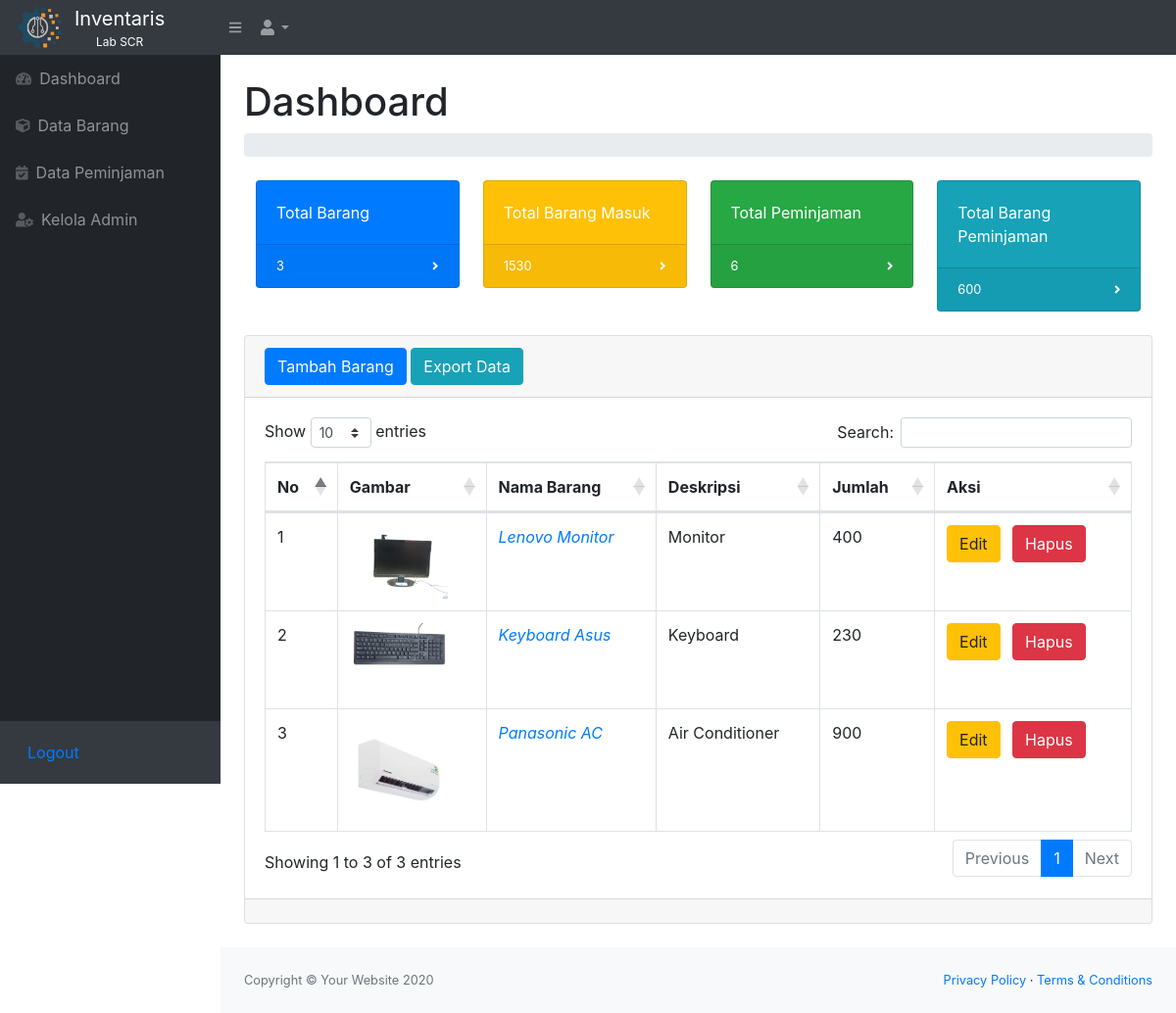
Page / (signed in) on the committed database.
### tables this page shows
CREATE TABLE `stock` (
  `idbarang` int(11) NOT NULL,
  `namabarang` varchar(30) NOT NULL,
  `deskripsi` varchar(30) NOT NULL,
  `stock` int(11) NOT NULL,
  `image` varchar(99) DEFAULT NULL
);

### function.php (called while the page is built, shortened)
<?php
$conn = mysqli_connect("localhost","root","","lb_scr");
function getTotalBarang()
{
    global $conn;
    $query = "SELECT COUNT(*) AS total FROM stock";
    $result = mysqli_query($conn, $query);
    $data = mysqli_fetch_assoc($result);
    return $data['total'];
}
function getTotalBarangMasuk()
{
    global $conn;
    $query = "SELECT SUM(stock) AS total FROM stock";
    $result = mysqli_query($conn, $query);
    $data = mysqli_fetch_assoc($result);
    return $data['total'];
}
function getTotalPeminjaman()
{
    global $conn;
    $query = "SELECT COUNT(*) AS total FROM peminjaman";
    $result = mysqli_query($conn, $query);
    $data = mysqli_fetch_assoc($result);
    return $data['total'];
}
function getTotalBarangPeminjaman()
{
    global $conn;
    $query = "SELECT SUM(jumlah) AS total FROM peminjaman";
    $result = mysqli_query($conn, $query);
    $data = mysqli_fetch_assoc($result);
    return $data['total'];
}
?>

### index.php (the view, shortened to what this page needs)
<?php
require 'function.php';
?>
<!DOCTYPE html>
<html lang="en">
    <head>
        <link href="css/styles.css" rel="stylesheet" />
        <link href="https://cdn.datatables.net/1.10.20/css/dataTables.bootstrap4.min.css" rel="stylesheet" />
    </head>
    <body class="sb-nav-fixed">
        <nav class="sb-topnav navbar navbar-expand navbar-dark bg-dark">
        <a class="navbar-brand" href="index.php">
            <div style="display: flex; align-items: center;">
                <img src="assets/img/Logo_SCR.png" alt="Logo" width="50" height="50">
                    <div style="margin-left: 10px; text-align: center;">
                        <span style="font-size: 20px; display: block;">Inventaris</span>
                        <span style="font-size: 12px; display: block;">Lab SCR</span>
                    </div>
            </div>
        </a>
        <button class="btn btn-link btn-sm order-1 order-lg-0" id="sidebarToggle" href="#"><i class="fas fa-bars"></i></button>
            <ul class="navbar-nav ml-auto ml-md-0">
                <li class="nav-item dropdown">
                    <a class="nav-link dropdown-toggle" id="userDropdlown" href="#" role="button" data-toggle="dropdown" aria-haspopup="true" aria-expanded="false"><i class="fas fa-user fa-fw"></i></a>
                </li>
            </ul>
        </nav>
        <div id="layoutSidenav">
            <div id="layoutSidenav_nav">
                <nav class="sb-sidenav accordion sb-sidenav-dark" id="sidenavAccordion">
                    <div class="sb-sidenav-menu">
                    <div class="nav">
                        <a class="nav-link" href="index.php">
                            <div class="sb-nav-link-icon"><i class="fas fa-tachometer-alt"></i></div>
                            Dashboard
                        </a>
                        <a class="nav-link" href="masuk.php">
                            <div class="sb-nav-link-icon"><i class="fas fa-cube"></i></div>
                            Data Barang
                        </a>
                        <a class="nav-link" href="peminjaman.php">
                            <div class="sb-nav-link-icon"><i class="fas fa-calendar-check"></i></div>
                            Data Peminjaman
                        </a>
                        <a class="nav-link" href="admin.php">
                            <div class="sb-nav-link-icon"><i class="fas fa-user-cog"></i></div>
                            Kelola Admin
                        </a>
                    </div>
                    </div>
                    <div class="sb-sidenav-footer">
                    <a class="nav-link" href="logout.php">
                        Logout
                    </a>
                    </div>
                </nav>
                </div>
            <div id="layoutSidenav_content">
                <main>
                    <div class="container-fluid">
                        <h1 class="mt-4">Dashboard</h1>
                        <ol class="breadcrumb mb-4">
                        </ol>
                       <div class="row">
                       <div class="container">
                        <div class="row">
                            <div class="col-xl-3 col-md-6">
                                <div class="card bg-primary text-white mb-4">
                                    <div class="card-body">
                                        Total Barang
                                    </div>
                                    <div class="card-footer d-flex align-items-center justify-content-between">
                                        <div class="small text-white"><?= getTotalBarang(); ?></div>
                                        <div class="small text-white"><i class="fas fa-angle-right"></i></div>
                                    </div>
                                </div>
                            </div>
                            <div class="col-xl-3 col-md-6">
                                <div class="card bg-warning text-white mb-4">
                                    <div class="card-body">
                                        Total Barang Masuk
                                    </div>
                                    <div class="card-footer d-flex align-items-center justify-content-between">
                                        <div class="small text-white"><?= getTotalBarangMasuk(); ?></div>
                                        <div class="small text-white"><i class="fas fa-angle-right"></i></div>
                                    </div>
                                </div>
                            </div>
                            <div class="col-xl-3 col-md-6">
                                <div class="card bg-success text-white mb-4">
                                    <div class="card-body">
                                        Total Peminjaman
                                    </div>
                                    <div class="card-footer d-flex align-items-center justify-content-between">
                                        <div class="small text-white"><?= getTotalPeminjaman(); ?></div>
                                        <div class="small text-white"><i class="fas fa-angle-right"></i></div>
                                    </div>
                                </div>
                            </div>
                            <div class="col-xl-3 col-md-6">
                                <div class="card bg-info text-white mb-4">
                                    <div class="card-body">
                                        Total Barang Peminjaman
                                    </div>
                                    <div class="card-footer d-flex align-items-center justify-content-between">
                                        <div class="small text-white"><?= getTotalBarangPeminjaman(); ?></div>
                                        <div class="small text-white"><i class="fas fa-angle-right"></i></div>
                                    </div>
                                </div>
                            </div>
                        </div>
                    </div>
                        </div>
                        <div class="card mb-4">
                            <div class="card-header">
                                <button type="button" class="btn btn-primary" data-toggle="modal" data-target="#myModal">
                                Tambah Barang
                                </button>
                                <a href="export.php" class="btn btn-info">Export Data</a>
                            </div>
                            <div class="card-body">
                                <div class="table-responsive">
                                    <table class="table table-bordered" id="dataTable" width="100%" cellspacing="0">
                                        <thead>
                                            <tr>
                                                <th>No</th>
                                                <th>Gambar</th>
                                                <th>Nama Barang</th>
                                                <th>Deskripsi</th>
                                                <th>Jumlah</th>
                                                <th>Aksi</th>
                                            </tr>
                                        </thead>
                                        <tbody>
                                            <?php
                                            $ambilsemuadatastock = mysqli_query($conn,"select * from stock");
                                            $i = 1;
                                            while($data = mysqli_fetch_array($ambilsemuadatastock)){
                                                $namabarang = $data['namabarang'];
                                                $deskripsi = $data['deskripsi'];
                                                $stock = $data['stock'];
                                                $idbrg = $data['idbarang'];
                                                $gambar = $data['image'];
                                                if($gambar==null){
                                                    $img = 'No Photo';
                                                } else {
                                                    $img = '<img src="images/'.$gambar.'" class="zoomable">';
                                                }
                                            ?>
                                            <tr>
                                                <td><?=$i++;?></td>
                                                <td><?=$img;?></td>
                                                <td><a href="detail.php?id=<?=$idbrg;?>" style="font-style: italic;"><?=$namabarang;?></a></td>
                                                <td><?=$deskripsi;?></td>
                                                <td><?=$stock;?></td>
                                                <td>
                                                    <button type="button" class="btn btn-warning mr-2" data-toggle="modal" data-target="#perbarui<?=$idbrg;?>">
                                                    Edit
                                                    </button>
                                                    <button type="button" class="btn btn-danger" data-toggle="modal" data-target="#hapus<?=$idbrg;?>">
                                                    Hapus
                                                    </button>
                                                </td>
                                            </tr>
                                            <?php
                                            };
                                            ?>
                                        </tbody>
                                    </table>
                                </div>
                            </div>
                            <div class="card-footer">
                            </div>
                        </div>
                    </div>
                </main>
                <footer class="py-4 bg-light mt-auto">
                    <div class="container-fluid">
                        <div class="d-flex align-items-center justify-content-between small">
                            <div class="text-muted">Copyright &copy; Your Website 2020</div>
                            <div>
                                <a href="#">Privacy Policy</a>
                                &middot;
                                <a href="#">Terms &amp; Conditions</a>
                            </div>
                        </div>
                    </div>
                </footer>
            </div>
        </div>
    </body>
</html>

### index.php (style rules this page uses)
.zoomable { width: 100px; }

### rows in the picture
stock: image (picture), namabarang "Lenovo Monitor", deskripsi "Monitor", stock "400"
stock: image (picture), namabarang "Keyboard Asus", deskripsi "Keyboard", stock "230"
stock: image (picture), namabarang "Panasonic AC", deskripsi "Air Conditioner", stock "900"

### other values in the picture
getTotalBarang() "3"
getTotalBarangMasuk() "1530"
getTotalPeminjaman() "6"
getTotalBarangPeminjaman() "600"
